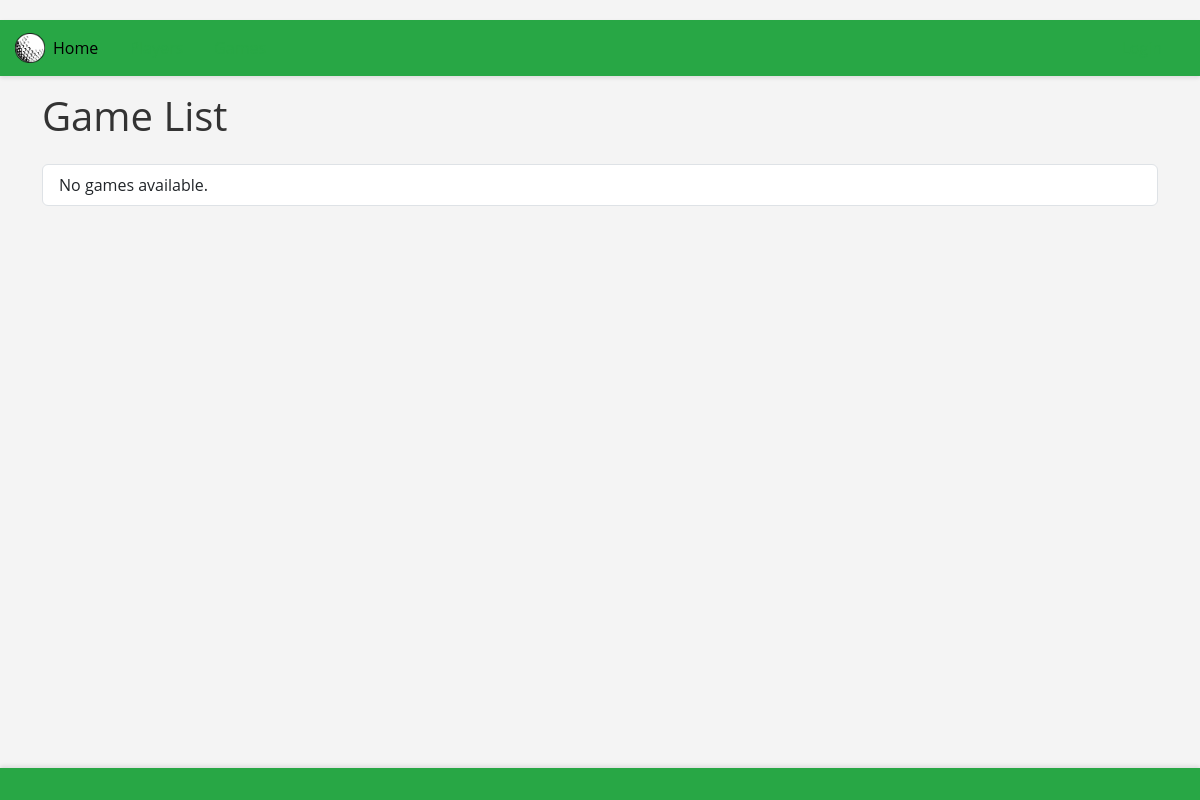
The page /games/ on the database as committed earlier.
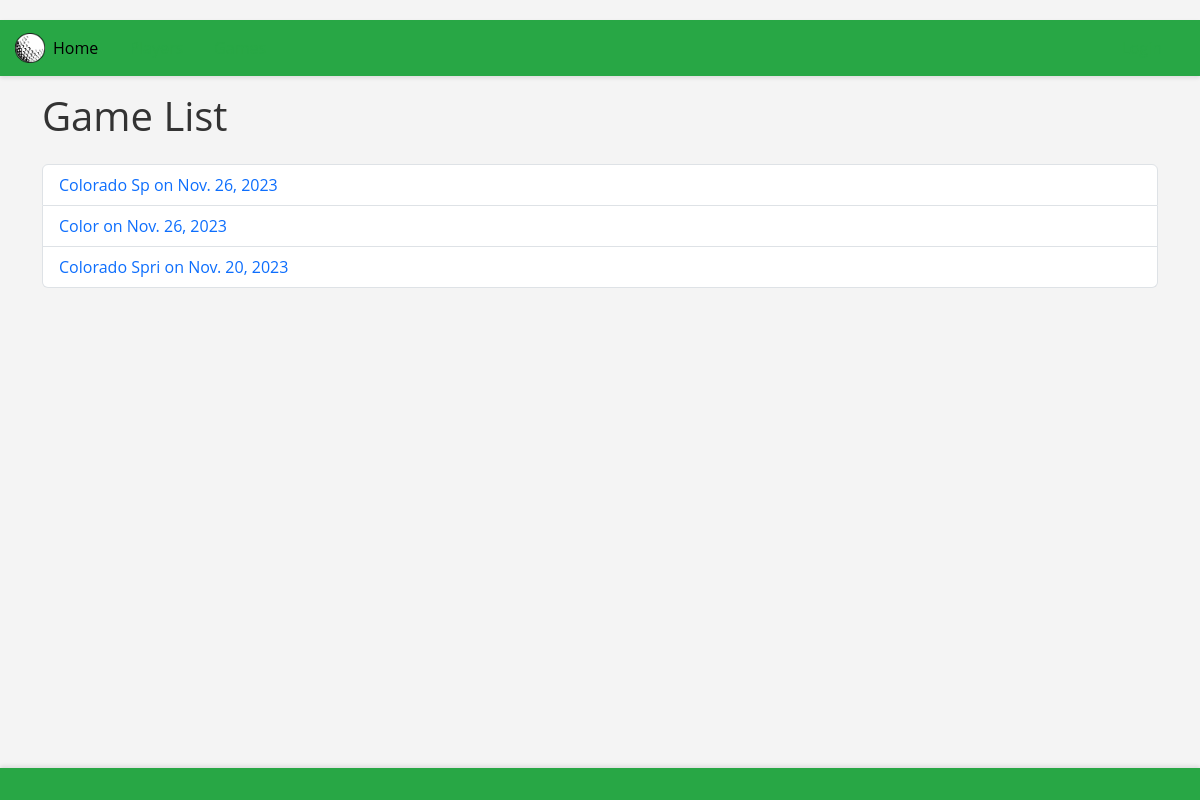
The same page on the database as committed later.
### golf_app/models.py (models this page shows, shortened)
class Game(models.Model):
    date = models.DateField()
    course_name = models.CharField(max_length=200)
    players = models.ManyToManyField('Player', through='PlayerGameScore', related_name='games')

### golf_app/views.py (the view)
# urls.py: path('games/', views.GameListView.as_view(), name='game-list'),
class GameListView(generic.ListView):
    model = Game
    context_object_name = 'game_list'
    template_name = 'game_list.html'

### golf_app/templates/golf_app/game_list.html (shortened to what this page needs)
{% extends 'golf_app/base_template.html' %}
{% block content %}
<div class="container mt-3">
    <h1 class="mb-4">Game List</h1>
    <ul class="list-group">
        {% for game in game_list %}
            <li class="list-group-item">
                <div class="d-flex justify-content-between align-items-center">
                    <span>
                        <a href="{% url 'game-detail' game.id %}" class="text-decoration-none">{{ game.course_name }} on {{ game.date }}</a>
                    </span>
                </div>
            </li>
        {% empty %}
            <li class="list-group-item">No games available.</li>
        {% endfor %}
    </ul>
</div>
{% endblock %}

Rows that differ between the two databases and show on the page:
added Game: course_name "Colorado Sp", date "Nov. 26, 2023"
added Game: course_name "Color", date "Nov. 26, 2023"
added Game: course_name "Colorado Spri", date "Nov. 20, 2023"
Other text that changed with them:
text no longer shown: "No games available."
